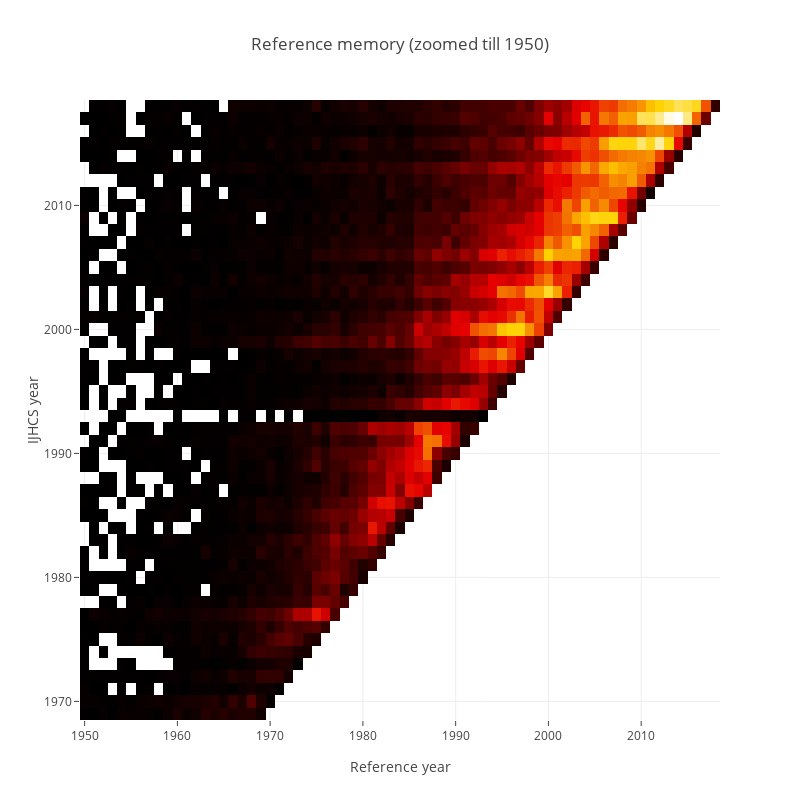

Notebook source saved alongside this figure:
### Code cell
LOOKBACK = 1950

heatmap_df = reference_memory[reference_memory.year_ref >= LOOKBACK] \
            .pivot(index='year_ijhcs', columns='year_ref', values='paperid')

trace0 = go.Heatmap(z=heatmap_df.values.tolist(),
                   x=heatmap_df.columns,
                   y=heatmap_df.index,
                   colorscale='Hot',
                   showscale=False)

layout = dict(title='Reference memory (zoomed till %s)' % LOOKBACK,
              width=800, height=800,
              xaxis=dict(title='Reference year'),
              yaxis=dict(title='IJHCS year'))

fig = go.Figure(data=[trace0], layout=layout)
plotly.offline.iplot(fig)
pio.write_image(fig, 'reports/images/ijhcs_reference_memory_%s.png' % LOOKBACK)

### Figure 1 — Plotly figure (JSON) as saved in the notebook; plotly's stock layout.template omitted (floating-point values rounded to 4 significant figures; data arrays with more than 128 entries replaced by an {"elided": "..."} marker saying what was removed)
{"data": [{"colorscale": "Hot", "showscale": false, "type": "heatmap", "uid": "c1d8159c-1b18-435c-be68-2addf6be4930", "x": [1950, 1951, 1952, 1953, 1954, 1955, 1956, 1957, 1958, 1959, 1960, 1961, 1962, 1963, 1964, 1965, 1966, 1967, 1968, 1969, 1970, 1971, 1972, 1973, 1974, 1975, 1976, 1977, 1978, 1979, 1980, 1981, 1982, 1983, 1984, 1985, 1986, 1987, 1988, 1989, 1990, 1991, 1992, 1993, 1994, 1995, 1996, 1997, 1998, 1999, 2000, 2001, 2002, 2003, 2004, 2005, 2006, 2007, 2008, 2009, 2010, 2011, 2012, 2013, 2014, 2015, 2016, 2017, 2018], "y": [1969, 1970, 1971, 1972, 1973, 1974, 1975, 1976, 1977, 1978, 1979, 1980, 1981, 1982, 1983, 1984, 1985, 1986, 1987, 1988, 1989, 1990, 1991, 1992, 1993, 1994, 1995, 1996, 1997, 1998, 1999, 2000, 2001, 2002, 2003, 2004, 2005, 2006, 2007, 2008, 2009, 2010, 2011, 2012, 2013, 2014, 2015, 2016, 2017, 2018], "z": {"elided": "50x69 int values"}}], "layout": {"height": 800, "title": {"text": "Reference memory (zoomed till 1950)"}, "width": 800, "xaxis": {"title": {"text": "Reference year"}}, "yaxis": {"title": {"text": "IJHCS year"}}}}
